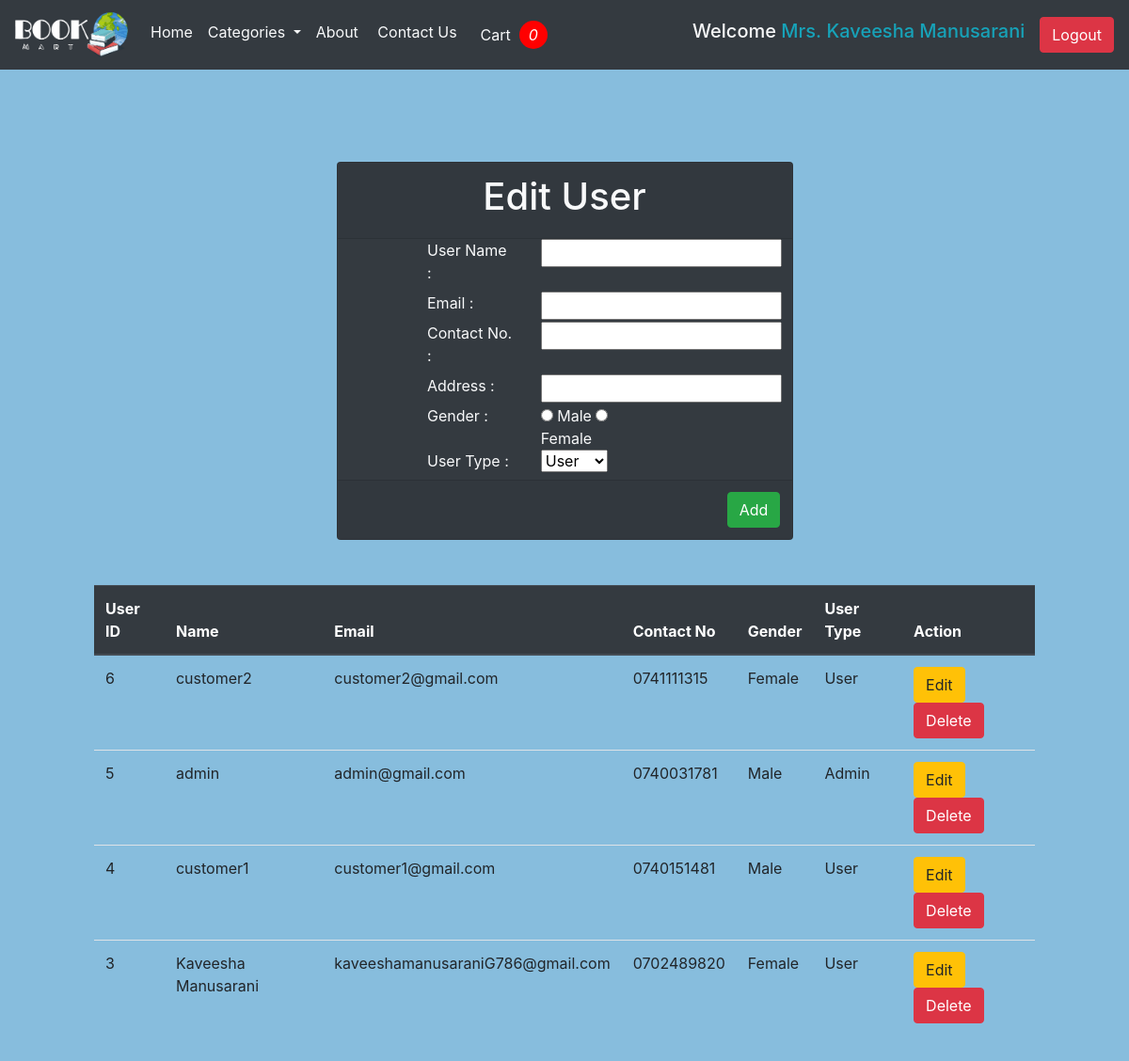
The app's page /users.php (signed in) with its own data.
### tables this page shows
CREATE TABLE `user` (
  `userID` int(11) NOT NULL,
  `email` varchar(255) NOT NULL,
  `uname` varchar(100) NOT NULL,
  `contactNo` varchar(15) NOT NULL,
  `uAddress` text NOT NULL,
  `password` varchar(255) NOT NULL,
  `gender` enum('Male','Female') NOT NULL,
  `userType` enum('User','Admin') NOT NULL
);

### users.php (the view, shortened to what this page needs)
<?php
@include 'header.php';
@include 'configDatabase.php';
    $queryAllUser = "SELECT * FROM user ORDER BY userID DESC";
    $resultAllUser = $conn->query($queryAllUser);
    $Users = [];
    if ($resultAllUser->num_rows > 0) {
        while ($rowUser = $resultAllUser->fetch_assoc()) {
            $Users[] = $rowUser;
        }
    }
?>
<!DOCTYPE html>
<html lang="en">
<head>
</head>
<body style="padding: 100px;">
    <br><br><br>
    <div class="row">
    <div class="col-md-3"></div>
        <div class="col-md-6">
            <div class="card bg-dark text-light">
                <form method="POST" action="<?php echo htmlspecialchars($_SERVER["PHP_SELF"]); ?>" >
                    <div class="card-header text-center">
                        <h1>Edit User</h1>
                    </div>
                    <div class="body container">
                        <div class="row">
                            <div class="col-md-2"> </div>
                            <div class="col-md-6">
                                <div class="row">
                                    <div class="col-md-6">
                                        <label for="title">User Name :</label>
                                    </div>
                                    <div class="col-md-6">
                                        <input type="text" name="uname" id="uname" required>
                                    </div>
                                </div>
                                <div class="row">
                                    <div class="col-md-6">
                                        <label for="email">Email :</label>
                                    </div>
                                    <div class="col-md-6">
                                        <input type="text" name="email" id="email" required>
                                    </div>
                                </div>
                                <div class="row">
                                    <div class="col-md-6">
                                        <label for="ContactNo">Contact No. :</label>
                                    </div>
                                    <div class="col-md-6">
                                        <input type="number" name="contactNo" id="contactNo" maxlength="10" required>
                                    </div>
                                </div>
                                <div class="row">
                                    <div class="col-md-6">
                                        <label for="Address">Address :</label>
                                    </div>
                                    <div class="col-md-6">
                                        <input type="text" name="address" id="address" required>
                                    </div>
                                </div>
                                <div class="row">
                                    <div class="col-md-6">
                                        <label for="Gender">Gender :</label>
                                    </div>
                                    <div class="col-md-6">
                                        <input class="radio" type="radio" id="gender" name="gender" value="Male" required>
                                        <lable>Male</lable>
                                        <input class="radio" type="radio" id="gender" name="gender" value="Female" required>
                                        <lable>Female</lable>
                                    </div>
                                </div>
                                <div class="row">
                                    <div class="col-md-6">
                                        <label for="dropdown">User Type :</label>
                                    </div>
                                    <div class="col-md-6">
                                        <div class="dropdown">
                                            <select id="userType" name="userType" id="userType">
                                                <option value="User">User</option>
                                            </select>
                                        </div>
                                    </div>
                                </div>
                            </div>
                        </div>
                    </div>
                    <div class="card-footer">
                    <div class="row">
                        <div class="col-md-10"></div>
                        <div class="col-md-2" id='actionAdd'>
                            <input type="submit" name="action" value="Add" class="btn btn-success">
                        </div>
                    </div>
                    </div>
                </form>
            </div>
        </div>
    </div>
    <br><br>
    <div class="row">
        <div class="container">
            <table class="table">
                <thead class="thead-dark">
                    <tr>
                        <th scope="col">User ID</th>
                        <th scope="col">Name</th>
                        <th scope="col">Email</th>
                        <th scope="col">Contact No</th>
                        <th scope="col">Gender</th>
                        <th scope="col">User Type</th>
                        <th>Action</th>
                    </tr>
                </thead>
                <tbody>
                    <?php
                    foreach ($Users as $User) {
                        echo "<tr>";
                        echo "<td>" . $User['userID'] . "</td>";
                        echo "<td>" . $User['uname'] . "</td>";
                        echo "<td>" . $User['email'] . "</td>";
                        echo "<td>" . $User['contactNo'] . "</td>";
                        echo "<td>" . $User['gender'] . "</td>";
                        echo "<td>" . $User['userType'] . "</td>";
                        echo "<td>
                                <button class='btn btn-warning' onclick='editUser(" . json_encode($User) . ")'>Edit</button>
                                <a class='btn btn-danger' onclick='return confirm('Are you sure you want to delete this?');' href='users.php?delete=".$User['userID']. "'>
                                <i class='fas fa-trash'></i> Delete
                                </a>
                              </td>";
                        echo "</tr>";
                    }
                    ?>
                </tbody>
            </table>
        </div>
    </div>
</body>
</html>

### records on screen
user: userID "6", uname "customer2", email "customer2@gmail.com", contactNo "0741111315", gender "Female", userType "User"
user: userID "5", uname "admin", email "admin@gmail.com", contactNo "0740031781", gender "Male", userType "Admin"
user: userID "4", uname "customer1", email "customer1@gmail.com", contactNo "0740151481", gender "Male", userType "User"
user: userID "3", uname "Kaveesha Manusarani", email "kaveeshamanusaraniG786@gmail.com", contactNo "0702489820", gender "Female", userType "User"

### other values on screen
$cartCount "0"
$_SESSION['user_name'] "Kaveesha Manusarani"
